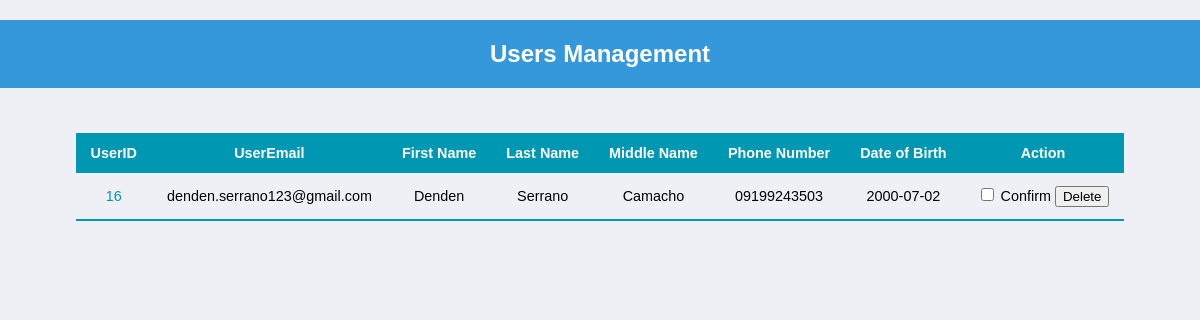
Page /user_management.php on the earlier database version.
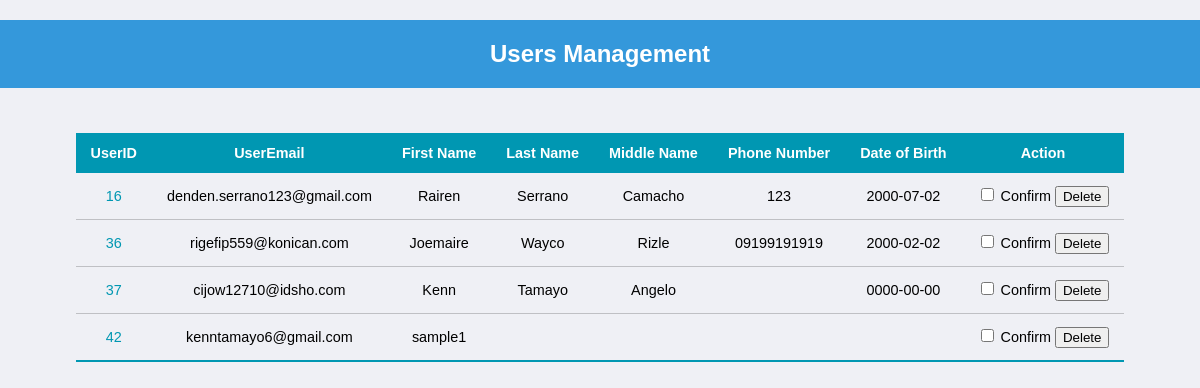
Same page on the later database version.
### tables this page shows
CREATE TABLE `account_details` (
  `account_id` int(11) NOT NULL,
  `UserID` int(11) DEFAULT NULL,
  `first_name` varchar(50) DEFAULT NULL,
  `last_name` varchar(50) DEFAULT NULL,
  `middle_name` varchar(50) DEFAULT NULL,
  `email` varchar(50) DEFAULT NULL,
  `phone_number` varchar(11) DEFAULT NULL,
  `date_of_birth` date DEFAULT NULL
);

CREATE TABLE `users` (
  `UserID` int(11) NOT NULL,
  `name` varchar(50) NOT NULL,
  `email` varchar(50) NOT NULL,
  `password` varchar(50) NOT NULL,
  `password_creation_date` date DEFAULT NULL,
  `code` text NOT NULL,
  `profile_picture` varchar(50) NOT NULL,
  `time_log_in` timestamp NULL DEFAULT NULL,
  `time_log_out` timestamp NULL DEFAULT NULL
);

### user_management.php (the view, shortened to what this page needs)
<!DOCTYPE html>
<html lang="en">
<head>
    <link rel="stylesheet" href="css/style.css">
</head>
<body>
  <h2 class="newbook_header">Users Management</h2>
  <?php
include("dbconnect.php");
if (isset($_GET['userID'])) {
    $selectedUserID = $_GET['userID'];
    $sql = "SELECT u.UserID, u.email AS userEmail, ad.first_name, ad.last_name, ad.middle_name, ad.phone_number, ad.date_of_birth
            FROM users u
            JOIN account_details ad ON u.UserID = ad.UserID
            WHERE u.UserID = $selectedUserID";
    $result = mysqli_query($dbconnect, $sql);
    if ($result) {
        ?>
        <form method='post'>
            <div class="dashboard_container">
                <table class="dashboard_table">
                    <thead>
                        <tr>
                            <th>UserID</th>
                            <th>UserEmail</th>
                            <th>First Name</th>
                            <th>Last Name</th>
                            <th>Middle Name</th>
                            <th>Phone Number</th>
                            <th>Date of Birth</th>
                            <th>Action</th>
                        </tr>
                    </thead>
                    <tbody>
                        <?php
                        while ($row = mysqli_fetch_assoc($result)) {
                            ?>
                            <tr>
                                <td><a class="userid_link" href='borrowedbooks_management.php?userID=<?php echo $row['UserID']; ?>'><?php echo $row['UserID']; ?></a></td>
                                <td><?php echo $row['userEmail']; ?></td>
                                <td><?php echo $row['first_name']; ?></td>
                                <td><?php echo $row['last_name']; ?></td>
                                <td><?php echo $row['middle_name']; ?></td>
                                <td><?php echo $row['phone_number']; ?></td>
                                <td><?php echo $row['date_of_birth']; ?></td>
                                <td>
                                    <input type='checkbox' name='confirm_delete' value='on'> Confirm
                                    <button type='submit' name='delete_user' value='<?php echo $row['UserID']; ?>'>Delete</button>
                                </td>
                            </tr>
                            <?php
                        }
                        ?>
                    </tbody>
                </table>
            </div>
        </form>
        <?php
    } else {
        echo "Error: " . mysqli_error($dbconnect);
    }
} else {
    $sqlAllUsers = "SELECT u.UserID, u.email AS userEmail, ad.first_name, ad.last_name, ad.middle_name, ad.phone_number, ad.date_of_birth
                    FROM users u
                    JOIN account_details ad ON u.UserID = ad.UserID";
    $resultAllUsers = mysqli_query($dbconnect, $sqlAllUsers);
    if ($resultAllUsers) {
        ?>
        <form method='post'>
            <div class="dashboard_container">
                <table class="dashboard_table">
                    <thead>
                        <tr>
                            <th>UserID</th>
                            <th>UserEmail</th>
                            <th>First Name</th>
                            <th>Last Name</th>
                            <th>Middle Name</th>
                            <th>Phone Number</th>
                            <th>Date of Birth</th>
                            <th>Action</th>
                        </tr>
                    </thead>
                    <tbody>
                        <?php
                        while ($rowAllUsers = mysqli_fetch_assoc($resultAllUsers)) {
                            ?>
                            <tr>
                                <td><a class="userid_link" href='borrowedbooks_management.php?userID=<?php echo $rowAllUsers['UserID']; ?>'><?php echo $rowAllUsers['UserID']; ?></a></td>
                                <td><?php echo $rowAllUsers['userEmail']; ?></td>
                                <td><?php echo $rowAllUsers['first_name']; ?></td>
                                <td><?php echo $rowAllUsers['last_name']; ?></td>
                                <td><?php echo $rowAllUsers['middle_name']; ?></td>
                                <td><?php echo $rowAllUsers['phone_number']; ?></td>
                                <td><?php echo $rowAllUsers['date_of_birth']; ?></td>
                                <td>
                                    <input type='checkbox' name='confirm_delete' value='on'> Confirm
                                    <button type='submit' name='delete_user' value='<?php echo $rowAllUsers['UserID']; ?>'>Delete</button>
                                </td>
                            </tr>
                            <?php
                        }
                        ?>
                    </tbody>
                </table>
            </div>
        </form>
        <?php
    } else {
        echo "Error: " . mysqli_error($dbconnect);
    }
}
?>
</body>
</html>

Differences in the rows shown:
changed account_details "Serrano": first_name "Denden" → "Rairen"; phone_number "09199243503" → "123"
added account_details: UserID.UserID "36", UserID.email "rigefip559@konican.com", first_name "Joemaire", last_name "Wayco", middle_name "Rizle", phone_number "09199191919", date_of_birth "2000-02-02"
added account_details: UserID.UserID "37", UserID.email "cijow12710@idsho.com", first_name "Kenn", last_name "Tamayo", middle_name "Angelo", date_of_birth "0000-00-00"
added account_details: UserID.UserID "42", UserID.email "kenntamayo6@gmail.com", first_name "sample1"
